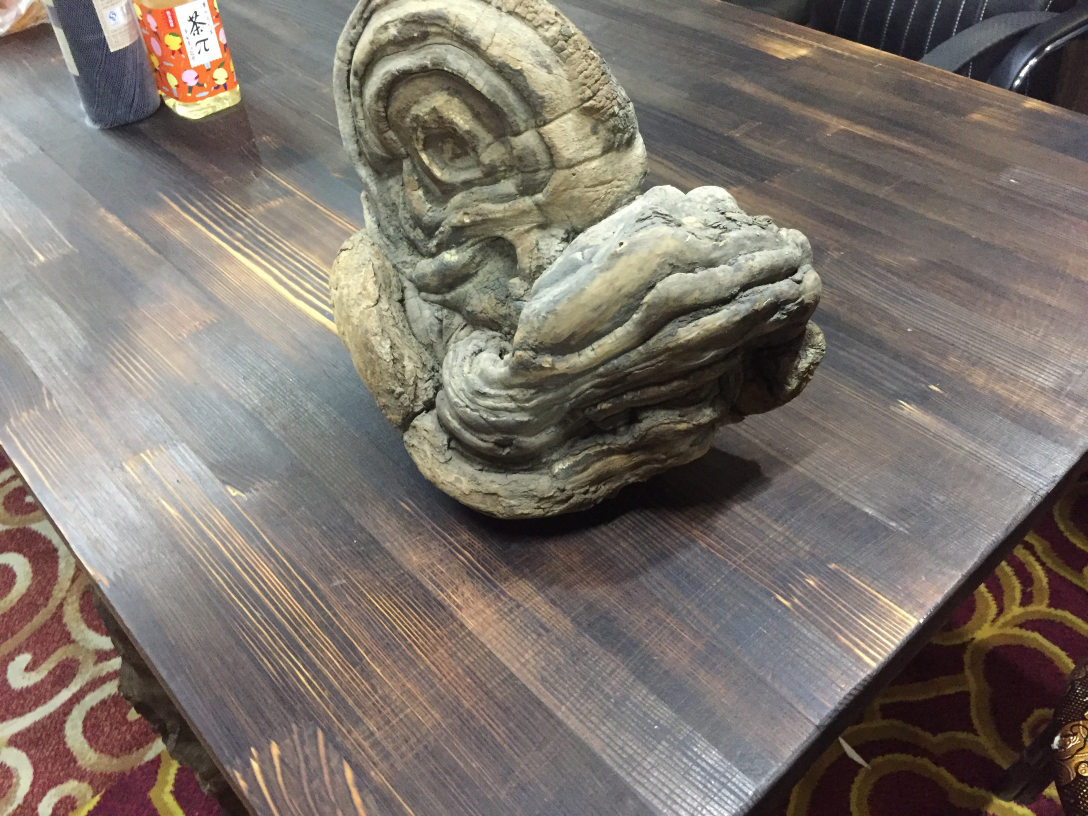
//> input picture features_and_matching/pic/IMG_0693.JPG, 3264 x 2448 px (shown at 1/3 size)
$ ./knn_matcher pic/IMG_0693.JPG pic/IMG_0694.JPG   (built with g++ and OpenCV 4)
//> lines starting //> are read from the running program, lines starting //| are printed output that depends on the picture
//
// Created by swayfreeda on 17-10-24.
//
// FlannBaseMatcher 不支持Hamming距离，因此不能用于二进制描述子的距离计算， 如ORB

#include "functions.h"
#include <opencv2/xfeatures2d.hpp>
#include <iostream>


int main(int argc, char* argv[]) {

    if (argc < 3) {
        std::cerr << "usage: bfm_matcher matching img1, img2" << std::endl;
        return -1;
    }

    // 加载第一幅图像
    cv::Mat img1 = cv::imread(argv[1]);
//> img1 is the input picture: 2448 rows x 3264 cols, CV_8UC3; mean B, G, R 109.1, 116.8, 125.3
    if (!img1.data) {
        std::cerr << "fail to load img1 from "<<argv[1] << std::endl;
        return -1;
    }
    std::cout << "img1 infos: " << img1.rows << " x " << img1.cols << std::endl;
//| img1 infos: 2448 x 3264


    // 加载第二幅图像
    cv::Mat img2 = cv::imread(argv[2]);
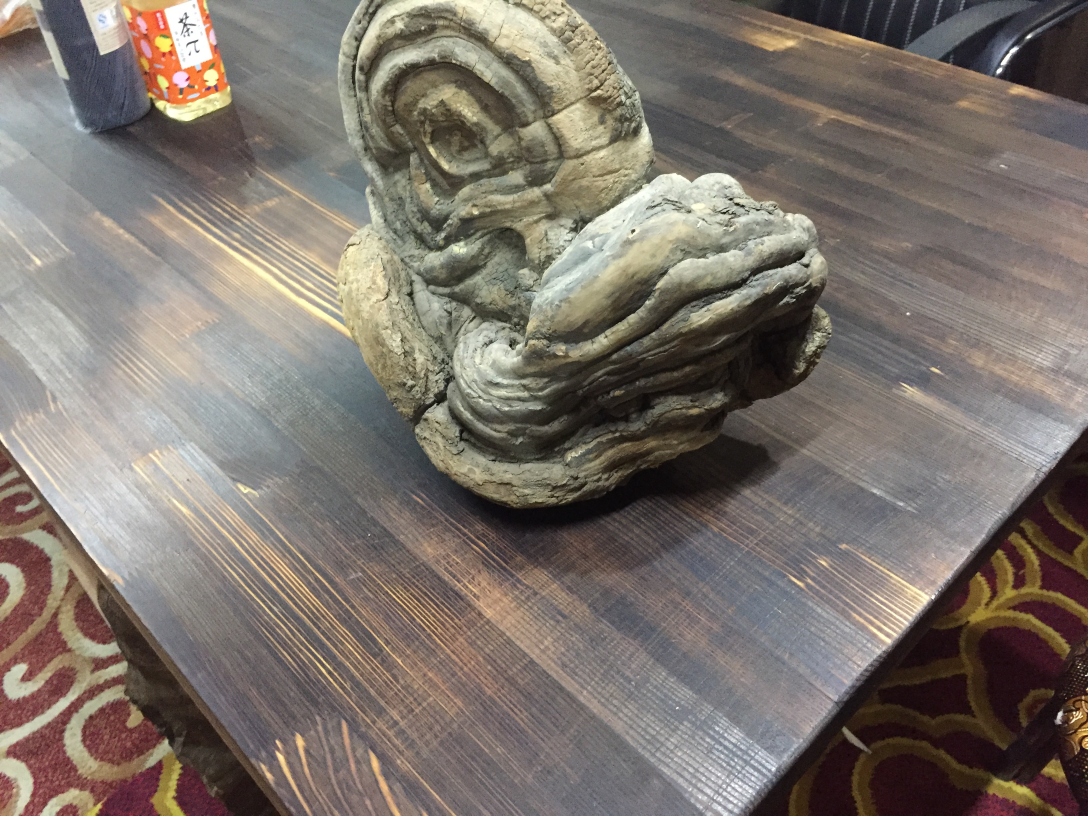
//> input picture features_and_matching/pic/IMG_0694.JPG, 3264 x 2448 px (shown at 1/3 size)
//> img2 is the input picture: 2448 rows x 3264 cols, CV_8UC3; mean B, G, R 108.2, 116, 124.7
    if (!img2.data) {
        std::cerr << "fail to load img2 from "<<argv[2] << std::endl;
        return -1;
    }
    std::cout << "img2 infos: " << img2.rows << " x " << img2.cols << std::endl;
//| img2 infos: 2448 x 3264


    // 为了更好的显示图像，对图像进行降采样处理
    cv::resize(img1, img1, cv::Size(img1.cols * 0.2, img1.rows * 0.2), 0.5, 0.5);
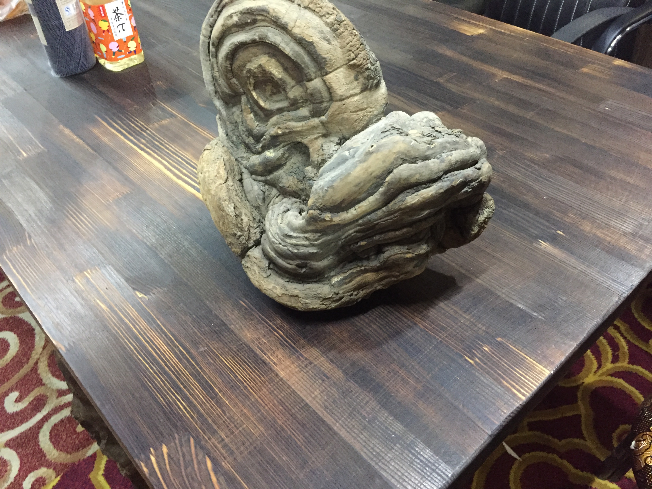
//> img1: 489 rows x 652 cols, CV_8UC3; mean B, G, R 109, 116.7, 125.2
    cv::resize(img2, img2, cv::Size(img2.cols * 0.2, img2.rows * 0.2), 0.5, 0.5);
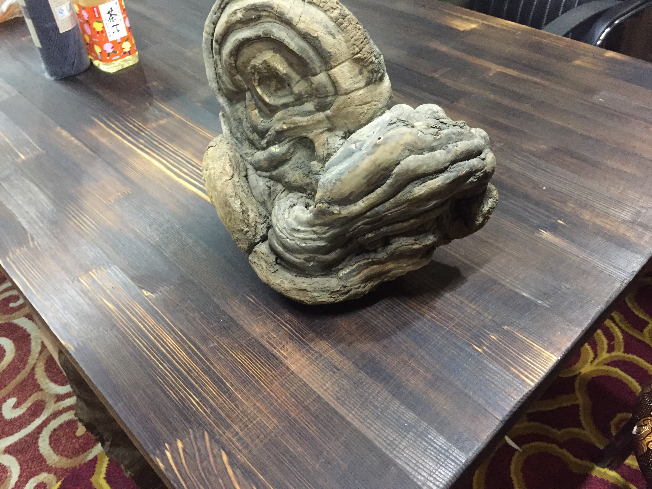
//> img2: 489 rows x 652 cols, CV_8UC3; mean B, G, R 108.1, 115.8, 124.5
    std::cout << "img1 infos after resize: " << img1.rows << " x " << img1.cols << std::endl;
//| img1 infos after resize: 489 x 652
    std::cout << "img2 infos after resize: " << img2.rows << " x " << img2.cols << std::endl;
//| img2 infos after resize: 489 x 652


    //设置需要检测的特征个数
    int n_features = 8000;

    // 进行sift特征的检测和匹配
    std::vector<cv::KeyPoint> sift_keypts1, sift_keypts2;
    cv::Mat sift_descrs1, sift_descrs2;


    // 检测sift特征
    cv::Ptr<cv::xfeatures2d::SIFT> sift_detector = cv::xfeatures2d::SIFT::create(n_features, 3, 0.04, 10, 1.6);
    sift_detector->detect(img1, sift_keypts1);
//> sift_keypts1 = 1712 keypoints; strongest (x, y, size): (610, 49, 2.1), (612, 44, 2.1), (619, 37, 2.6), (614, 41, 2.2)
    sift_detector->detect(img2, sift_keypts2);
//> sift_keypts2 = 1743 keypoints; strongest (x, y, size): (598, 42, 2.2), (635, 428, 2.3), (608, 30, 2.4), (601, 37, 2.1)
    std::cout << sift_keypts1.size() << " key points are detected from img1" << std::endl;
//| 1712 key points are detected from img1
    std::cout << sift_keypts2.size() << " key points are detected from img2" << std::endl;
//| 1743 key points are detected from img2

    // 计算sift描述子
    sift_detector->compute(img1, sift_keypts1, sift_descrs1);
    sift_detector->compute(img2, sift_keypts2, sift_descrs2);


    std::vector<std::vector<cv::DMatch> > sift_matches;
    cv::Ptr<cv::FlannBasedMatcher> flann_matcher=cv::FlannBasedMatcher::create();
    flann_matcher->add(sift_descrs2);
    flann_matcher->train();
   // flann_matcher->match(sift_descrs1, sift_matches);
    clock_t time_begin = clock();
    flann_matcher->knnMatch( sift_descrs1
                            ,sift_matches
                            ,2 /*最好的和次好的匹配 */
                            );
//> sift_matches = 1712 matches
    clock_t  time_end = clock();
    std::cout<<"knn matching time is "<<double(time_end-time_begin)/(double)CLOCKS_PER_SEC<<" s"<<std::endl;

    // lowe ratio test
    float lowe_ratio = 0.8;
    std::vector<cv::DMatch> good_sift_matches;
    for(int i=0; i<sift_matches.size(); i++){
        const cv::DMatch best_match = sift_matches[i][0];
        const cv::DMatch second_best_match = sift_matches[i][1];
        float dist_ratio_square = best_match.distance/second_best_match.distance;
        if(dist_ratio_square > lowe_ratio*lowe_ratio) continue;
        good_sift_matches.push_back(best_match);
    }
//> this loop made 1712 passes
//> dist_ratio_square on passes 1 to 3: 0.95, 0.987, 0.571
//> after the loop, good_sift_matches = 660 matches
    std::cout<<"num of sift matches: "<< sift_matches.size()<<"--->"<< good_sift_matches.size()<<std::endl;
//| num of sift matches: 1712--->660

    // 选择前50个匹配结果进行显示
    std::vector<cv::DMatch>sift_matches_for_display;
    sift_matches_for_display.insert(sift_matches_for_display.end(), good_sift_matches.begin(), good_sift_matches.end());
//> sift_matches_for_display = 660 matches
    if(sift_matches_for_display.size()> 50){
        std::nth_element(sift_matches_for_display.begin(), sift_matches_for_display.begin()+50, sift_matches_for_display.end());
        sift_matches_for_display.erase(sift_matches_for_display.begin()+51, sift_matches_for_display.end());
//> sift_matches_for_display = 51 matches
    }

    // 划除匹配结果图
    cv::Mat img_sift_matches_before_homography;
    cv::drawMatches(img1
            ,sift_keypts1
            ,img2
            ,sift_keypts2
            ,sift_matches_for_display
            ,img_sift_matches_before_homography
            ,cv::Scalar::all(-1) // 连接线的颜色
    );
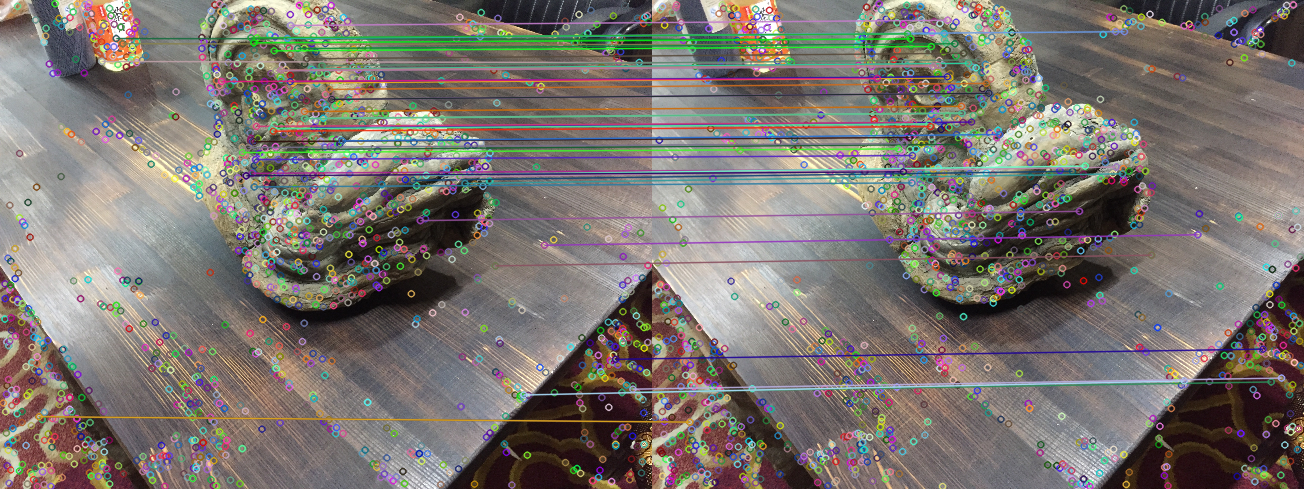
//> img_sift_matches_before_homography: 489 rows x 1304 cols, CV_8UC3; mean B, G, R 110.9, 116.4, 122.7
    cv::imwrite("./sift_matching_before_homography.jpg", img_sift_matches_before_homography);


    // 选择前百分之十的特征点进行homograpy检测
    int nth_element=std::max(int (0.1*n_features),500);
    if(good_sift_matches.size()> nth_element){
        std::nth_element(good_sift_matches.begin(), good_sift_matches.begin()+nth_element, good_sift_matches.end());
        good_sift_matches.erase(good_sift_matches.begin()+nth_element, good_sift_matches.end());
    }

    // 利用homography 对相机对匹配点进行筛选
    std::cout<<"num of sift features before/after homography: "<< good_sift_matches.size()<<"--->";
//| num of sift features before/after homography: 660--->
    refine_matches_via_homography(sift_keypts1, sift_keypts2, good_sift_matches);
//> (this line was passed over: refine_matches_via_homography is not available in this run)
    std::cout<<good_sift_matches.size()<<std::endl;
//| 660

    // 划除匹配结果图
    cv::Mat img_sift_matches_after_homography;
    cv::drawMatches(img1
            ,sift_keypts1
            ,img2
            ,sift_keypts2
            ,good_sift_matches
            ,img_sift_matches_after_homography
            ,cv::Scalar::all(-1) // 连接线的颜色
    );
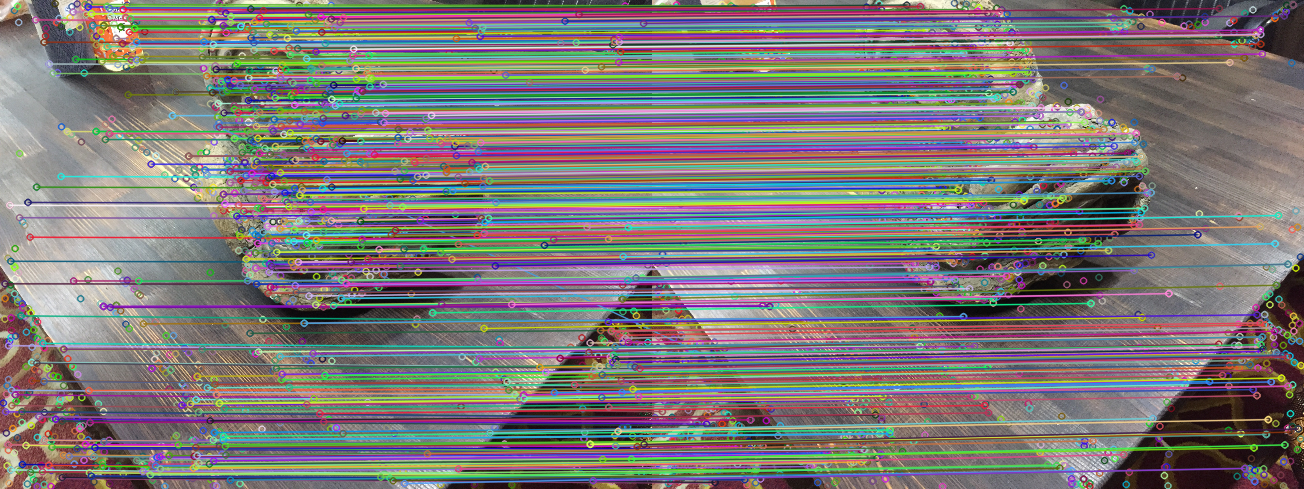
//> img_sift_matches_after_homography: 489 rows x 1304 cols, CV_8UC3; mean B, G, R 119.1, 119.8, 124.7
    cv::imwrite("./sift_matching_after_homography.jpg", img_sift_matches_after_homography);

    return 1;

}
